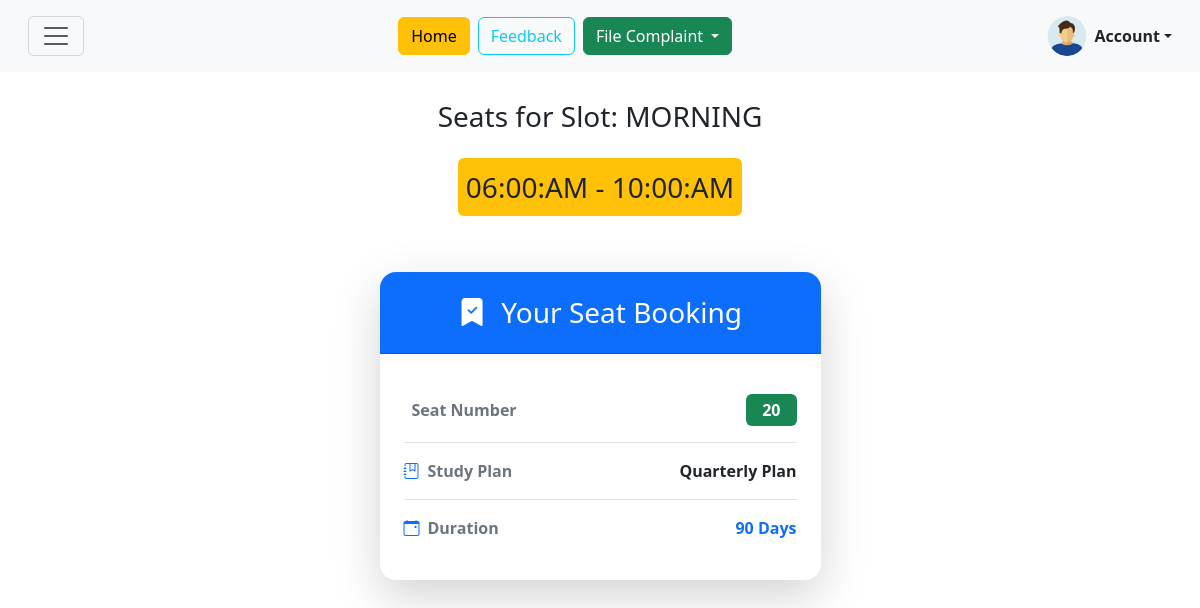
The page /LibraryStudyCenter/Student/seats.php?slot_id=50 (signed in) on the database its author committed.
### tables this page shows
CREATE TABLE `time_slot` (
  `id` int(11) NOT NULL,
  `slot_name` varchar(255) DEFAULT NULL,
  `start_time` varchar(10) DEFAULT NULL,
  `end_time` varchar(10) DEFAULT NULL,
  `created_at` datetime DEFAULT current_timestamp(),
  `updated_at` datetime DEFAULT current_timestamp() ON UPDATE current_timestamp()
);

### LibraryStudyCenter/Student/seats.php (the view, shortened to what this page needs)
<?php
require "../database.php";
$slot_id = (int) $_GET['slot_id'];
$slotQuery = mysqli_query($conn, "SELECT * FROM time_slot WHERE id = $slot_id");
$slot = mysqli_fetch_assoc($slotQuery);
$start = ($slot['start_time']);
$end   =  ($slot['end_time']);
$user_id = $_SESSION['student_id'] ?? null;
$userBookingQuery = mysqli_query($conn, "
    SELECT p.plan_name, p.duration_days, s.seat_number
    FROM bookings b
    JOIN plans p ON b.plane_id = p.plan_id
    JOIN seats s ON b.seat_id = s.id
    WHERE b.status = 'Booked'
    AND b.student_id = $user_id
    AND b.slot_id = $slot_id
    LIMIT 1
");
$hasBooking = mysqli_num_rows($userBookingQuery) > 0;
?>
<h3 class="text-center mb-4 " style="margin-top:100px">
    Seats for Slot: <?= strtoupper($slot['slot_name']); ?>
</h3>
<p class="d-flex justify-content-center gap-5">
    <span class="bg-warning fs-3 p-2 mb-2 text-center rounded">
        <?= $start . " - " . $end ?>
    </span>
</p>
<?php if ($hasBooking): ?>
    <?php $booking = mysqli_fetch_assoc($userBookingQuery); ?>
   <div class="container mt-5">
    <div class="row justify-content-center">
        <div class="col-md-6 col-lg-5">
            <div class="card border-0 shadow-lg rounded-4">
                <div class="card-header bg-primary text-white text-center rounded-top-4 py-4">
                    <h3 class="mb-0">
                        <i class="bi bi-bookmark-check-fill me-2"></i>
                        Your Seat Booking
                    </h3>
                </div>
                <div class="card-body p-4">
                    <div class="d-flex justify-content-between align-items-center border-bottom py-3">
                        <span class="fw-semibold text-secondary">
                            <i class="bi bi-chair me-2 text-primary"></i>Seat Number
                        </span>
                        <span class="badge bg-success fs-6 px-3 py-2">
                            <?= $booking['seat_number'] ?>
                        </span>
                    </div>
                    <div class="d-flex justify-content-between align-items-center border-bottom py-3">
                        <span class="fw-semibold text-secondary">
                            <i class="bi bi-journal-bookmark me-2 text-primary"></i>Study Plan
                        </span>
                        <span class="fw-bold">
                            <?= $booking['plan_name'] ?>
                        </span>
                    </div>
                    <div class="d-flex justify-content-between align-items-center py-3">
                        <span class="fw-semibold text-secondary">
                            <i class="bi bi-calendar-event me-2 text-primary"></i>Duration
                        </span>
                        <span class="text-primary fw-bold">
                            <?= $booking['duration_days'] ?> Days
                        </span>
                    </div>
                </div>
            </div>
        </div>
    </div>
</div>
<?php endif; ?>

### LibraryStudyCenter/Student/style.css (style rules this page uses)
.card { cursor: pointer; }

### rows shown on the page
time_slot: slot_name "MORNING", start_time "06:00:AM", end_time "10:00:AM"

### other values the page prints
$booking['seat_number'] "20"
$booking['plan_name'] "Quarterly Plan"
$booking['duration_days'] "90"
